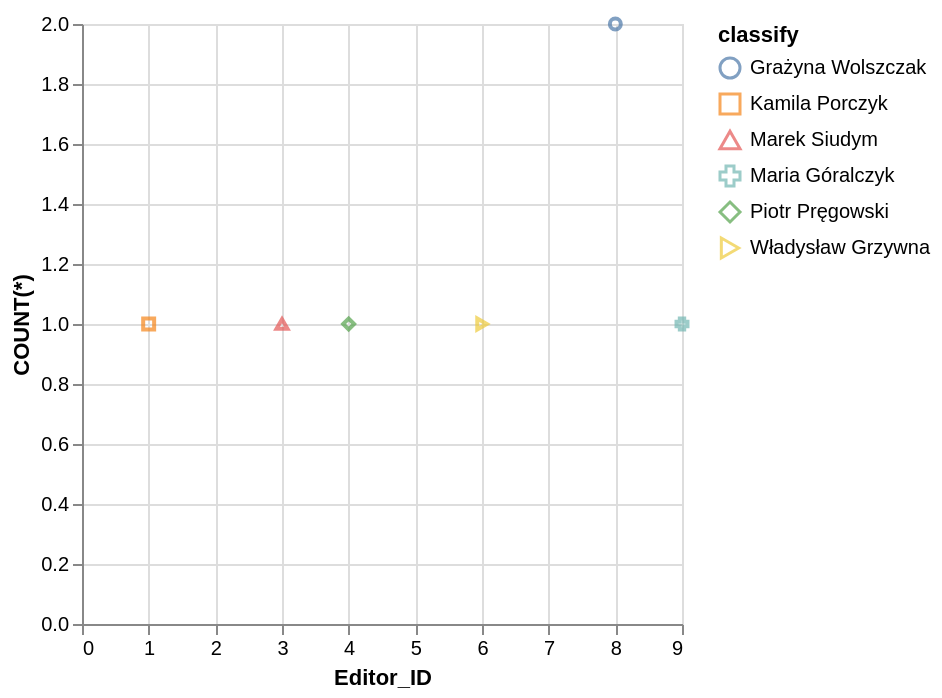

Vega-Lite specification for this chart:
### Vega-Lite specification from a JSON file in a GitHub repository (floating-point values rounded to 4 significant figures)
{"data": {"values": [{"x_data": 8, "y_data": 2, "classify": "Grażyna Wolszczak"}, {"x_data": 1, "y_data": 1, "classify": "Kamila Porczyk"}, {"x_data": 3, "y_data": 1, "classify": "Marek Siudym"}, {"x_data": 9, "y_data": 1, "classify": "Maria Góralczyk"}, {"x_data": 4, "y_data": 1, "classify": "Piotr Pręgowski"}, {"x_data": 6, "y_data": 1, "classify": "Władysław Grzywna"}]}, "mark": "point", "encoding": {"x": {"field": "x_data", "type": "quantitative", "title": "Editor_ID", "scale": {"zero": "false"}}, "y": {"field": "y_data", "type": "quantitative", "title": "COUNT(*)", "scale": {"zero": "false"}}, "color": {"field": "classify", "type": "nominal"}, "shape": {"field": "classify", "type": "nominal"}}}
